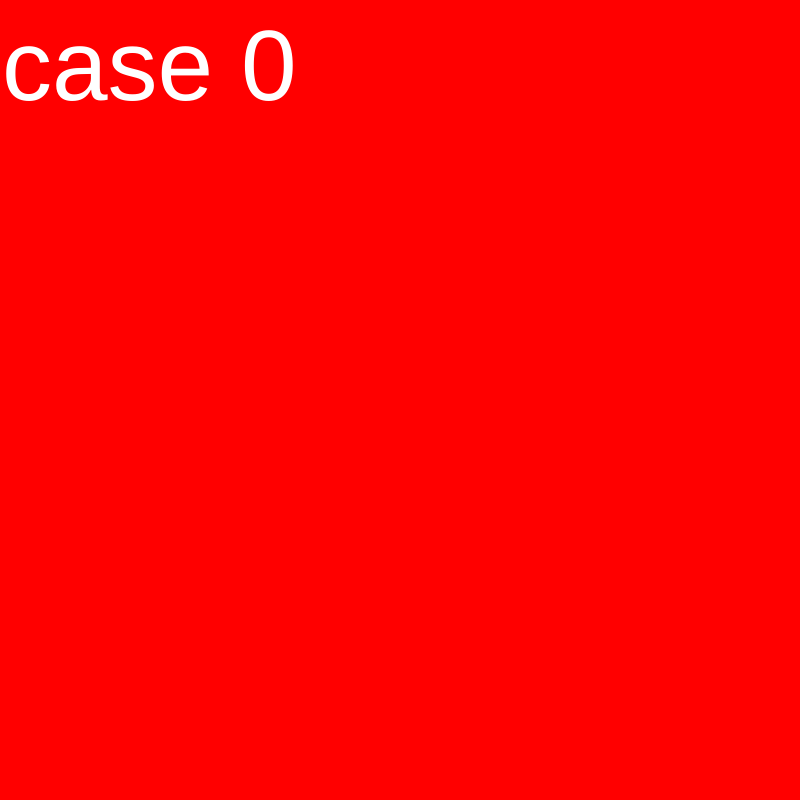
Frame 1 (no input)
Frame 60 (no input): identical to frame 1, image omitted
Frame 120 (the mouse pressed at the canvas centre since frame 60): identical to frame 1, image omitted

The p5.js sketch that drew this single still picture (run headless with seeded random() and noise() and a simulated clock; from frame 60 on, the mouse is pressed at the canvas centre):

// p5.js sketch
// ── sketch.js
var myState = 0

function setup() {
  // put setup code here
  createCanvas(800, 800);
}

function draw() {

  switch (myState){

    case 0:
      background('red');
      fill('white');
      textSize(100);
      text("case 0", 2, 100);
      break;

    case 1:
      background('blue');
      fill('black');
      textSize(100);
      text("case 1", 100, 100);
      break;

    case 2:
      background('green')
      fill('gold');
      textSize(100);
      text("case 2", 100, 100);
      break;
  }

}


function mouseReleased() {
  myState = myState + 1
  if (myState > 2) {
    myState = 0;
  }

}
